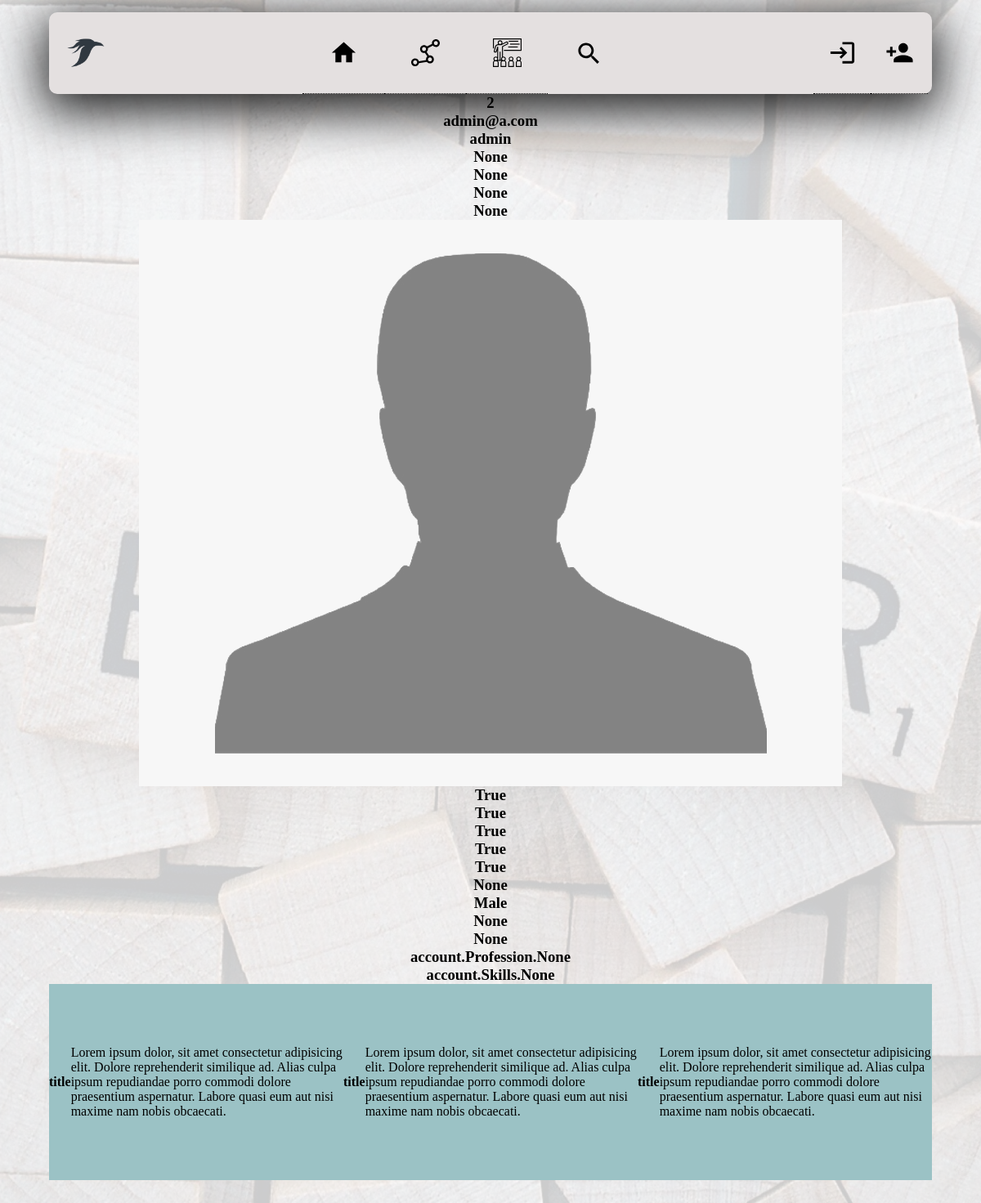
The app's page /account/admin/ with its own data.
### account/models.py (models this page shows, shortened)
class User(AbstractBaseUser):
	GENDER 					= (
								('Male','Male'),
								('Female','Female'),
								)
	email 					= models.EmailField(verbose_name="email", max_length=60, unique=True)
	username 				= models.CharField(max_length=30, unique=True)
	date_joined				= models.DateTimeField(verbose_name='date joined', auto_now_add=True)
	last_login				= models.DateTimeField(verbose_name='last login', auto_now=True)
	is_active				= models.BooleanField(default=True)
	is_staff				= models.BooleanField(default=False)
	is_superuser			= models.BooleanField(default=False)
	hide_email				= models.BooleanField(default=True)
	hide_phone				= models.BooleanField(default=True)
	first_name             	= models.CharField(max_length=100, blank=True, null=True)
	middle_name             = models.CharField(max_length=100, blank=True, null=True)
	last_name             	= models.CharField(max_length=100, blank=True, null=True)
	profile_image			= models.ImageField(max_length=255, upload_to=get_profile_image_filepath, blank=True, default=get_default_profile_image)
	address             	= models.CharField(max_length=100, blank=True, null=True)
	phone_number        	= models.CharField(max_length=30, blank=True, null=True)
	gender              	= models.CharField(max_length=10,default='Select gender' , choices=GENDER)
	bio                 	= models.TextField(max_length=500, blank=True, null=True)
	facebook_link       	= models.URLField(max_length=130, blank=True, null=True)
	twitter_link        	= models.URLField(max_length=130, blank=True, null=True)
	profession          	= models.ManyToManyField(Profession, blank=True)
	skills              	= models.ManyToManyField(Skills, blank=True)
	USERNAME_FIELD = 'email'
	REQUIRED_FIELDS = ['username']
	objects = MyUserManager()

### account/views.py (the view)
# urls.py: path('<username>/', user_view, name="view"),
def user_view(request, *args, **kwargs):
    context = {}
    username = kwargs.get("username")
    print(username)
    try:
        user = User.objects.get(username=username)
    except:
        return HttpResponse("Something went wrong.")
    if user:
        context['id'] = user.id
        context['email'] = user.email
        context['username'] = user.username
        context['first_name'] = user.first_name
        context['middle_name'] = user.middle_name
        context['last_name'] = user.last_name
        context['address'] = user.address
        context['profile_image'] = user.profile_image
        context['is_active'] = user.is_active
        context['is_staff'] = user.is_staff
        context['is_superuser'] = user.is_superuser
        context['hide_email'] = user.hide_email
        context['hide_phone'] = user.hide_phone
        context['phone_number'] = user.phone_number
        context['gender'] = user.gender
        context['bio'] = user.bio
        context['facebook_link'] = user.facebook_link
        context['twitter_link'] = user.twitter_link
        context['profession'] = user.profession
        context['skills'] = user.skills
    return render(request, "user/user.html", context)

### account/templates/user/user.html (shortened to what this page needs)
{% extends 'base.html' %} {% load static %}  {% block content %}
<h3>{{id}}</h3>
<h3>{{email}}</h3>
<h3>{{username}}</h3>
<h3>{{first_name}}</h3>
<h3>{{middle_name}}</h3>
<h3>{{last_name}}</h3>
<h3>{{address}}</h3>
<img src="{{profile_image.url}}" alt="">
<h3>{{is_active}}</h3>
<h3>{{is_staff}}</h3>
<h3>{{is_superuser}}</h3>
<h3>{{hide_email}}</h3>
<h3>{{hide_phone}}</h3>
<h3>{{phone_number}}</h3>
<h3>{{gender}}</h3>
<h3>{{facebook_link}}</h3>
<h3>{{twitter_link}}</h3>
<h3>{{profession}}</h3>
<h3>{{skills}}</h3>
{% block scripts %} {% endblock %} {% endblock content %}

### templates/base.html (shortened to what this page needs)
{% load static %}
<!DOCTYPE html>
<html lang="en" dir="ltr">
  <head>
    <link
      type="text/css"
      href="{% static 'snippets/base.css' %}"
      rel="stylesheet"
    />
    <link
      type="text/css"
      href="{% static 'snippets/utilities.css' %}"
      rel="stylesheet"
    />
    <link
      type="text/css"
      href="{% static 'snippets/navbar.css' %}"
      rel="stylesheet"
    />
    <link
      type="text/css"
      href="{% static 'snippets/dropdown.css' %}"
      rel="stylesheet"
    />
    <link
      type="text/css"
      href="{% static 'snippets/main.css' %}"
      rel="stylesheet"
    />
    <link
      type="text/css"
      href="{% static 'snippets/dropdown.css' %}"
      rel="stylesheet"
    />
    <link
      type="text/css"
      href="{% static 'snippets/footer.css' %}"
      rel="stylesheet"
    />
  </head>
  <body>
    {% include 'snippets/header.html' %}
    <main>
      {% block content %}{% endblock content %}
    </main>
    {% include 'snippets/footer.html' %}
  </body>
</html>

### templates/snippets/header.html (shortened to what this page needs)
{% load static %}
<nav class="navbar_container">
  <div class="nav_brand">
    <a class="nav_text" href="{% url 'home' %}">
      <img
        class="nav_logo logo_img"
        src="{% static 'images/logo/black-100@2x.png' %}"
    /></a>
  </div>
  <div class="collapse" id="collapse">
    <ul class="links_area">
      <li class="nav_link tooltip">
        <a href="{% url 'home' %}"
          ><img
            class="nav_icon"
            src="{% static 'images/icon/home-24px.svg' %}"
            alt="search"
          />
        </a>
      </li>
      <li class="nav_link tooltip">
        <a href="#" style="font-size: 11px"
          ><img
            class="nav_icon"
            src="{% static 'images/icon/route.svg' %}"
            alt="search"
        /></a>
      </li>
      <li class="nav_link tooltip">
        <a href="#"
          ><img
            class="nav_icon"
            src="{% static 'images/icon/education.svg' %}"
            alt="search"
        /></a>
      </li>
      <li class="nav_link dropdown">
        <a href="#"
          ><img
            class="nav_icon"
            src="{% static 'images/icon/search-black-18dp.svg' %}"
            alt="search"
        /></a>
      </li>
    </ul>
  </div>
  <div class="nav_btn">
    <ul class="links_area">
      {% if request.user.is_authenticated %}
      <li class="nav_link dropdown">
        <a href="{% url 'account:view' username=request.user.username %}"
          ><img
            class="nav_icon"
            src="{% static 'images/icon/person-black-18dp.svg' %}"
            alt="search"
        /></a>
        <ul class="dropdown_content">
          <li>
            <a
              class=""
              href="{% url 'account:edit' username=request.user.username %}"
              >Edit profile</a
            >
          </li>
          <li>
            <a class="" href="{% url 'logout' %}">Logout</a>
          </li>
        </ul>
      </li>
      <li class="nav_link">
        <a href="#"
          ><img
            class="nav_icon"
            src="{% static 'images/icon/notifications-24px.svg' %}"
            alt="search"
        /></a>
      </li>
      <li class="nav_link">
        <a href="#"
          ><img
            class="nav_icon"
            src="{% static 'images/icon/email-24px.svg' %}"
            alt="search"
        /></a>
      </li>
      {% else %}
      <li class="nav_link tooltip">
        <a href="{% url 'login' %}"
          ><img
            class="nav_icon"
            src="{% static 'images/icon/login-black-18dp.svg' %}"
            alt="search"
        /></a>
      </li>
      <li class="nav_link tooltip">
        <a href="{% url 'register' %}"
          ><img
            class="nav_icon"
            src="{% static 'images/icon/person_add-24px.svg' %}"
            alt="search"
        /></a>
      </li>
      {% endif %}
    </ul>
  </div>
</nav>

### templates/snippets/footer.html
{% load static %}
<footer>
    <div class="footer_section"><h4>title</h4><p>Lorem ipsum dolor, sit amet consectetur adipisicing elit. Dolore reprehenderit similique ad. Alias culpa ipsum repudiandae porro commodi dolore praesentium aspernatur. Labore quasi eum aut nisi maxime nam nobis obcaecati.</p></div>
    <div class="footer_section"><h4>title</h4><p>Lorem ipsum dolor, sit amet consectetur adipisicing elit. Dolore reprehenderit similique ad. Alias culpa ipsum repudiandae porro commodi dolore praesentium aspernatur. Labore quasi eum aut nisi maxime nam nobis obcaecati.</p></div>
    <div class="footer_section"><h4>title</h4><p>Lorem ipsum dolor, sit amet consectetur adipisicing elit. Dolore reprehenderit similique ad. Alias culpa ipsum repudiandae porro commodi dolore praesentium aspernatur. Labore quasi eum aut nisi maxime nam nobis obcaecati.</p></div>
</footer>

### static/snippets/base.css (style rules this page uses)
* { padding: 0; margin: 0; box-sizing: border-box; }

### static/snippets/utilities.css (style rules this page uses)
html { display: flex; justify-content: center; align-items: center; scroll-behavior: smooth; }
body { display: grid; margin: 0 0; grid-template-rows: 15px 100px auto 300px 20px; grid-template-columns: 10px auto 10px; max-width: 1100px; flex-grow: 1; }
div, form { display: flex; justify-content: center; align-items: center; height: 100%; width: 100%; }
nav { grid-row: 2/2; grid-column: 2/2; position: sticky; top: 0; left: 0; display: flex; justify-content: center; align-items: center; flex-direction: row; height: 100px; width: 100%; max-width: 1100px; background-color: #e4e0e0; border-radius: 10px; box-shadow: 0px 15px 60px 7px rgba(0, 0, 0, 0.87); }
main { grid-row: 3/3; grid-column: 2/2; height: auto; display: flex; height: auto; flex-direction: column; justify-content: center; align-items: center; }
footer { grid-row: 4/4; grid-column: 2/2; display: flex; flex-direction: row; justify-content: center; align-items: center; height: 30vh; width: 100%; }
img { display: block; }
ul, li, a { display: flex; justify-content: center; align-items: center; height: 100%; width: 100%; }
ul { list-style: none; }
a { color: #000000; width: 100%; text-decoration: none; }
.tooltip { position: relative; border-bottom: 1px dotted black; }

### static/snippets/navbar.css (style rules this page uses)
.nav_brand, .collapse, .nav_btn { margin: 0 5px; }
.nav_brand { flex-direction: column; width: 80px; }
.collapse { flex-direction: row; }
.nav_btn { flex-direction: row; width: 140px; }
.nav_icon { width: 35px; height: 35px; }
.nav_logo { flex-direction: row; justify-content: flex-end; height: 100%; margin: 0 15px; }
.logo_img { height: 50px; width: 50px; }
.nav_text { flex-direction: row; justify-content: flex-start; height: 100%; margin: 0 15px; }
.nav_brand img, .nav_brand h3 { display: flex; justify-content: center; align-items: center; }
.links_area { flex-direction: row; font-size: 14px; text-align: center; }
.nav_link { flex-direction: column; padding: 5px 5px; width: 100px; }
.nav_link a { height: 50px; width: 100%; flex-direction: column; }

### static/snippets/footer.css (style rules this page uses)
footer { background-color: #9bc2c5; }

### records on screen
User: email "admin@a.com", username "admin", gender "Male"

### other values on screen
{{ id }} "2"
{{ first_name }} "None"
{{ middle_name }} "None"
{{ last_name }} "None"
{{ address }} "None"
{{ is_active }} "True"
{{ is_staff }} "True"
{{ is_superuser }} "True"
{{ hide_email }} "True"
{{ hide_phone }} "True"
{{ phone_number }} "None"
{{ facebook_link }} "None"
{{ twitter_link }} "None"
{{ profession }} "account.Profession.None"
{{ skills }} "account.Skills.None"
